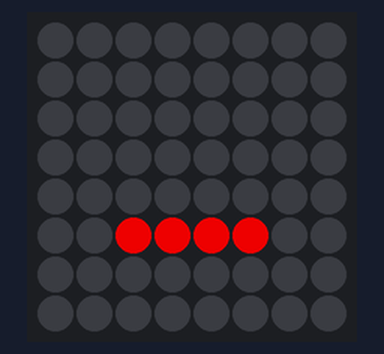
A program run on a simulated Raspberry Pi (BCM pin numbers) with a Sense HAT. Shown: the Sense HAT's 8×8 RGB LED matrix. What the program prints to the terminal is not drawn. At 0.0 s the program stops and its outputs stay as they are.

Above: at 0.1 s.

The program:

load.py
```python
#!/usr/bin/env python
import json
from sense_emu import SenseHat
print("IN");
sense = SenseHat()

filename = "save.json";

f=open(filename, 'r');
ledDisplayArray=json.load(f);
f.close();


for led in ledDisplayArray:
    # schemat led: y x R G B
    sense.set_pixel(led[0], led[1], led[2], led[3], led[4]);
    print("1");
```
